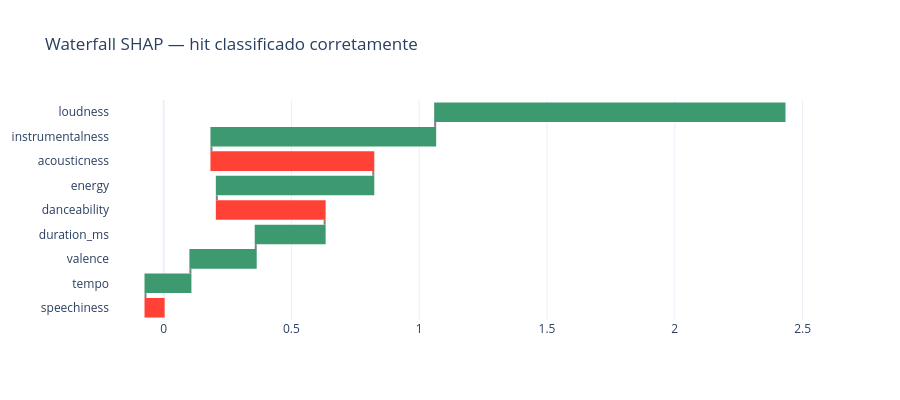

Write notebook code for a chart like this one.
### Markdown cell above
## Waterfall: um hit classificado corretamente

Pego uma música que é hit e o modelo acertou. O waterfall mostra quais features empurraram a predição pra cima (hit) e quais tentaram puxar pra baixo.

### Code cell
y_pred = xgb.predict(X_test)

correct_hits = X_test[(y_test == 1) & (y_pred == 1)]
if len(correct_hits) > 0:
    idx = correct_hits.index[0]
    pos = X_test.index.get_loc(idx)
    sv = shap_values[pos]

    sorted_idx = np.argsort(np.abs(sv))
    sorted_feats = [FEATURES[i] for i in sorted_idx]
    sorted_vals = sv[sorted_idx]

    fig = go.Figure(go.Waterfall(
        y=sorted_feats, x=sorted_vals,
        orientation="h",
        connector={"line": {"color": "gray"}},
    ))
    fig.update_layout(
        title="Waterfall SHAP — hit classificado corretamente",
        height=400, template="plotly_white",
    )
    fig.show()

    song = df.loc[idx]
    print(f"Música: {song['name']} — {song['artist']}")
    print(f"Popularity: {song['popularity']}")

### Figure 1 — Plotly figure (JSON) as saved in the notebook; plotly's stock layout.template omitted (floating-point values rounded to 4 significant figures)
{"data": [{"connector": {"line": {"color": "gray"}}, "orientation": "h", "type": "waterfall", "x": [-0.07092, 0.1757, 0.2556, 0.2696, -0.4218, 0.6121, -0.6333, 0.8753, 1.367], "y": ["speechiness", "tempo", "valence", "duration_ms", "danceability", "energy", "acousticness", "instrumentalness", "loudness"]}], "layout": {"height": 400, "title": {"text": "Waterfall SHAP — hit classificado corretamente"}}}
